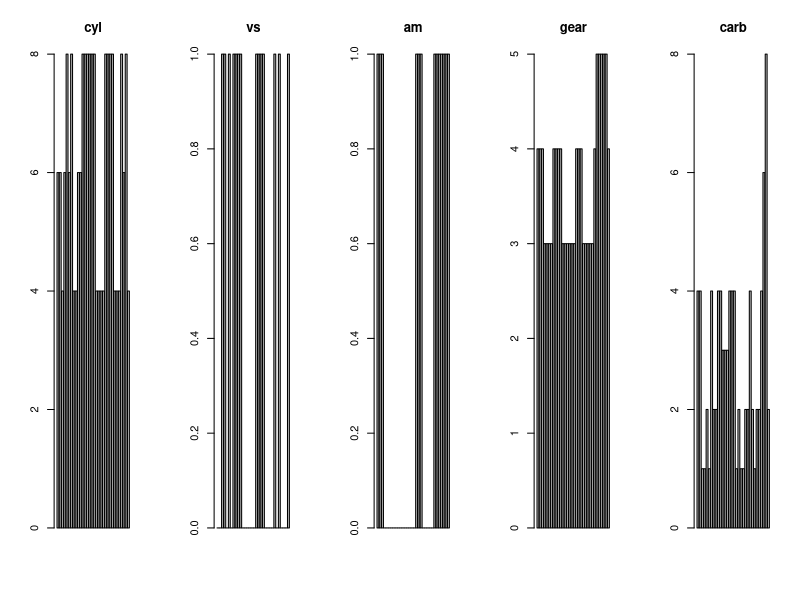
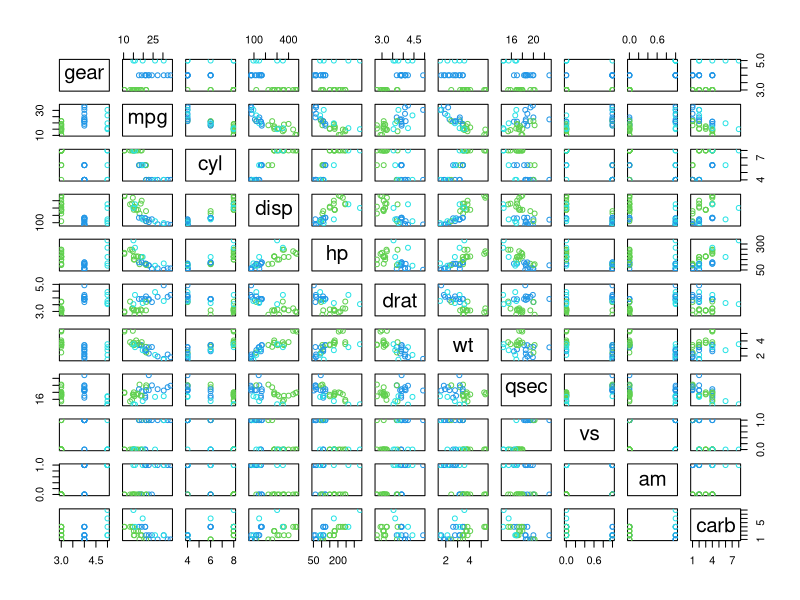

Write R code to recreate these figures, in order.
#assignment 4.2
#1. Write a program to create barplots for all the categorical columns in mtcars.
mtcars_categorical <- subset(mtcars, select = c("cyl","vs","am","gear","carb"))
View(mtcars_categorical)
par(mfrow=c(1,5))
for(i in 1:5) {
  barplot(mtcars_categorical[,i], main=names(mtcars_categorical)[i])
}

#2. Create a scatterplot matrix by gear types in mtcars dataset. 
data(mtcars)
pairs(gear~., data=mtcars, col=mtcars$gear)

#3. Write a program to create a plot density by class variable. 
install.packages("caret")
library(caret)
data(mtcars)
x <- mtcars[,1:4]
y <- mtcars[,5]
x
y
scales <- list(x=list(relation="free"), y=list(relation="free"))
featurePlot(x=x, y=y, plot="density", scales=scales)
